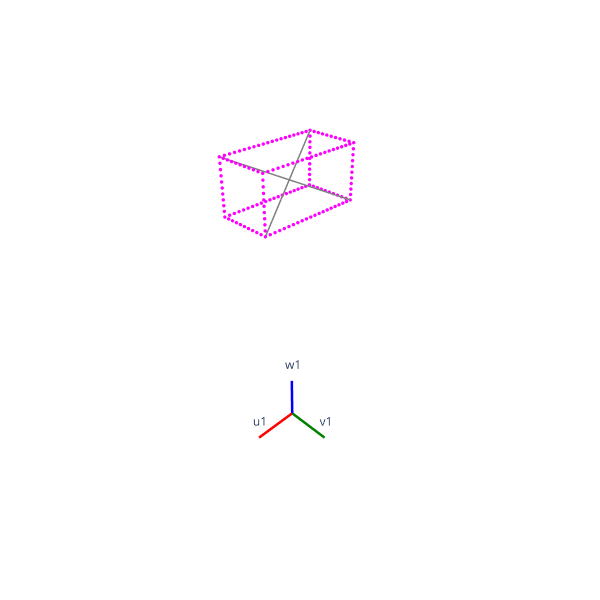

Notebook cell for this chart:
### Code cell
# визуализация 3D точек и рёбер
plots = plot_points(points1, edges)

# визуализация системы координат
plots = plot_coordinate_system(
    labels=("u1", "v1", "w1"),
    plots=plots,  # добавление к существующим графикам
)

# вывод графика
show_plots(
    width=600,
    height=600,  # размеры окна
    eye=(2, 2, 2),  # координаты точки обзора сцены
    plots=plots,
)

### Figure 1 — Plotly figure (JSON) as saved in the notebook; plotly's stock layout.template omitted (floating-point values rounded to 4 significant figures; data arrays with more than 128 entries replaced by an {"elided": "..."} marker saying what was removed)
{"data": [{"hovertemplate": "x=%{x}<br>y=%{y}<br>z=%{z}<extra></extra>", "legendgroup": "", "marker": {"color": "rgb(255, 0, 255)", "size": 2, "symbol": "circle"}, "mode": "markers", "name": "", "scene": "scene", "showlegend": false, "type": "scatter3d", "x": {"elided": "160 float values"}, "y": {"elided": "160 float values"}, "z": {"elided": "160 float values"}}, {"hovertemplate": "x=%{x}<br>y=%{y}<br>z=%{z}<extra></extra>", "legendgroup": "", "line": {"color": "gray", "dash": "solid", "width": 3}, "marker": {"symbol": "circle"}, "mode": "lines", "name": "", "scene": "scene", "showlegend": false, "type": "scatter3d", "x": [1.0, -1.0], "y": [0.5, -0.5], "z": [5.0, 6.0]}, {"hovertemplate": "x=%{x}<br>y=%{y}<br>z=%{z}<extra></extra>", "legendgroup": "", "line": {"color": "gray", "dash": "solid", "width": 3}, "marker": {"symbol": "circle"}, "mode": "lines", "name": "", "scene": "scene", "showlegend": false, "type": "scatter3d", "x": [-1.0, 1.0], "y": [0.5, -0.5], "z": [5.0, 6.0]}, {"hovertemplate": "x=%{x}<br>y=%{y}<br>z=%{z}<extra></extra>", "legendgroup": "", "line": {"color": "red", "dash": "solid", "width": 5}, "marker": {"symbol": "circle"}, "mode": "lines+text", "name": "", "scene": "scene", "showlegend": false, "text": ["", "u1"], "type": "scatter3d", "x": [0.0, 1.0], "y": [0.0, 0.0], "z": [0.0, 0.0]}, {"hovertemplate": "x=%{x}<br>y=%{y}<br>z=%{z}<extra></extra>", "legendgroup": "", "line": {"color": "green", "dash": "solid", "width": 5}, "marker": {"symbol": "circle"}, "mode": "lines+text", "name": "", "scene": "scene", "showlegend": false, "text": ["", "v1"], "type": "scatter3d", "x": [0.0, 0.0], "y": [0.0, 1.0], "z": [0.0, 0.0]}, {"hovertemplate": "x=%{x}<br>y=%{y}<br>z=%{z}<extra></extra>", "legendgroup": "", "line": {"color": "blue", "dash": "solid", "width": 5}, "marker": {"symbol": "circle"}, "mode": "lines+text", "name": "", "scene": "scene", "showlegend": false, "text": ["", "w1"], "type": "scatter3d", "x": [0.0, 0.0], "y": [0.0, 0.0], "z": [0.0, 1.0]}], "layout": {"autosize": true, "height": 600, "paper_bgcolor": "white", "scene": {"aspectmode": "data", "camera": {"center": {"x": 0, "y": 0, "z": 0}, "eye": {"x": 2, "y": 2, "z": 2}, "up": {"x": 0, "y": 0, "z": 1}}, "xaxis": {"visible": false}, "yaxis": {"visible": false}, "zaxis": {"visible": false}}, "width": 600}}
